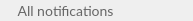
<?xml version="1.0" encoding="UTF-8"?>
<ui version="4.0">
 <class>AlertFilterType</class>
 <widget class="QWidget" name="AlertFilterType">
  <property name="geometry">
   <rect>
    <x>0</x>
    <y>0</y>
    <width>193</width>
    <height>21</height>
   </rect>
  </property>
  <property name="sizePolicy">
   <sizepolicy hsizetype="MinimumExpanding" vsizetype="Preferred">
    <horstretch>0</horstretch>
    <verstretch>0</verstretch>
   </sizepolicy>
  </property>
  <property name="minimumSize">
   <size>
    <width>0</width>
    <height>21</height>
   </size>
  </property>
  <property name="maximumSize">
   <size>
    <width>16777215</width>
    <height>43</height>
   </size>
  </property>
  <property name="windowTitle">
   <string/>
  </property>
  <property name="styleSheet">
   <string notr="true"/>
  </property>
  <layout class="QHBoxLayout" name="horizontalLayout_3">
   <property name="spacing">
    <number>3</number>
   </property>
   <property name="leftMargin">
    <number>0</number>
   </property>
   <property name="topMargin">
    <number>0</number>
   </property>
   <property name="rightMargin">
    <number>0</number>
   </property>
   <property name="bottomMargin">
    <number>0</number>
   </property>
   <item>
    <widget class="QWidget" name="wIconType" native="true">
     <property name="styleSheet">
      <string notr="true"/>
     </property>
     <layout class="QHBoxLayout" name="horizontalLayout_2">
      <property name="spacing">
       <number>0</number>
      </property>
      <property name="leftMargin">
       <number>0</number>
      </property>
      <property name="topMargin">
       <number>2</number>
      </property>
      <property name="rightMargin">
       <number>7</number>
      </property>
      <property name="bottomMargin">
       <number>0</number>
      </property>
      <item>
       <widget class="QToolButton" name="liconType">
        <property name="minimumSize">
         <size>
          <width>6</width>
          <height>6</height>
         </size>
        </property>
        <property name="maximumSize">
         <size>
          <width>6</width>
          <height>6</height>
         </size>
        </property>
        <property name="styleSheet">
         <string notr="true">#liconType
{
	border: none;
}</string>
        </property>
        <property name="text">
         <string/>
        </property>
        <property name="icon">
         <iconset>
          <normalon>:/images/contacts.png</normalon>
         </iconset>
        </property>
        <property name="iconSize">
         <size>
          <width>6</width>
          <height>6</height>
         </size>
        </property>
       </widget>
      </item>
     </layout>
    </widget>
   </item>
   <item>
    <widget class="QToolButton" name="lFilterActive">
     <property name="styleSheet">
      <string notr="true">#lFilterActive
{
	color: #666666;
	font-family: Lato;
	font-size: 14px;
	text-align: center;
     border: none;
	margin-left: -4px;
}</string>
     </property>
     <property name="text">
      <string>All notifications</string>
     </property>
    </widget>
   </item>
   <item>
    <widget class="QWidget" name="wArrow" native="true">
     <layout class="QHBoxLayout" name="horizontalLayout">
      <property name="spacing">
       <number>0</number>
      </property>
      <property name="leftMargin">
       <number>0</number>
      </property>
      <property name="topMargin">
       <number>0</number>
      </property>
      <property name="rightMargin">
       <number>0</number>
      </property>
      <property name="bottomMargin">
       <number>0</number>
      </property>
      <item>
       <widget class="QToolButton" name="bDropDownArrow">
        <property name="styleSheet">
         <string notr="true">#bDropDownArrow
{
	border: none;
}</string>
        </property>
        <property name="text">
         <string/>
        </property>
        <property name="icon">
         <iconset>
          <normalon>:/images/arrow-to-left.png</normalon>
         </iconset>
        </property>
        <property name="iconSize">
         <size>
          <width>8</width>
          <height>5</height>
         </size>
        </property>
       </widget>
      </item>
      <item>
       <spacer name="horizontalSpacer">
        <property name="orientation">
         <enum>Qt::Horizontal</enum>
        </property>
        <property name="sizeHint" stdset="0">
         <size>
          <width>40</width>
          <height>20</height>
         </size>
        </property>
       </spacer>
      </item>
     </layout>
    </widget>
   </item>
  </layout>
 </widget>
 <resources/>
 <connections/>
</ui>
